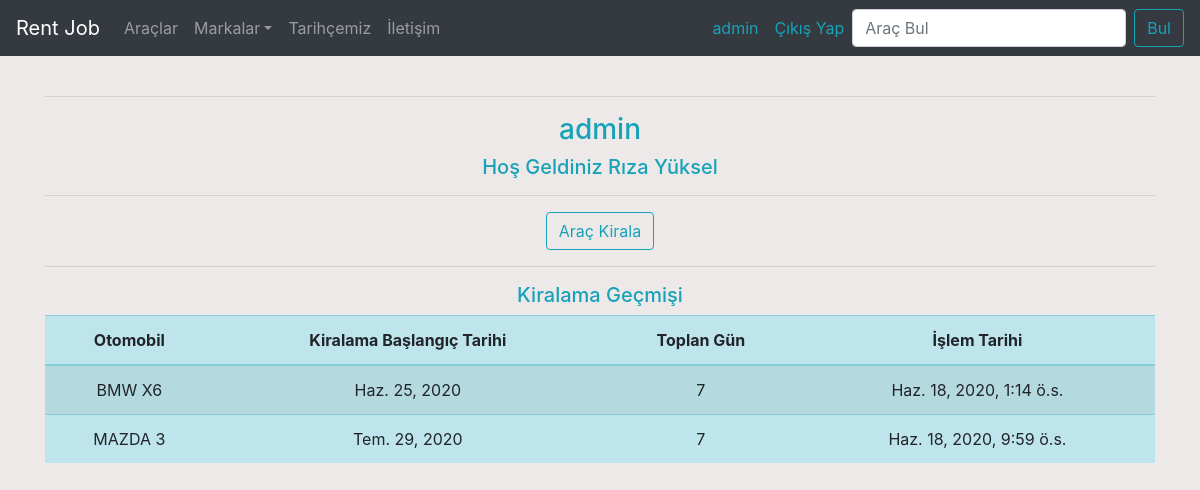
The app's page /user/profile/ (signed in) with its own data.
### Rent/models.py (models this page shows)
class Rent(models.Model):
    renter = models.ForeignKey("auth.User", on_delete = models.CASCADE, verbose_name="Kiralayan Kullanıcı")
    rentedCar = models.ForeignKey("Autos.Autos", on_delete = models.CASCADE, verbose_name="Kiralanan Otomobil")
    rentalDate = models.DateField(verbose_name="Kiralanma Tarihi (Gün/Ay/Yıl)")
    totalDays = models.IntegerField(verbose_name="Gün Sayısı")
    transactionDate = models.DateTimeField(auto_now_add=True, verbose_name="İşlem Tarihi")
    class Meta:
        verbose_name_plural = "Kiralamalar"

### Autos/models.py (models this page shows)
class Autos(models.Model): #otomobiller tablosu
    title = models.CharField(max_length=100, verbose_name="Başlık")
    trademark = models.CharField(max_length=50, verbose_name="Marka")
    model = models.CharField(max_length=50, verbose_name="Model")
    year = models.CharField(max_length=10, verbose_name="Yıl")
    gear = models.CharField(max_length=20, verbose_name="Vites")
    fuel = models.CharField(max_length=20, verbose_name="Yakıt")
    carClass = models.CharField(max_length=30, verbose_name="Sınıf")
    horsePower = models.CharField(max_length=5, verbose_name="Beygir Gücü")
    baggageVolume = models.CharField(max_length=15,verbose_name="Bagaj Hacmi")
    price = models.IntegerField(verbose_name="Günlük Ücret")
    autoImage = models.FileField(blank=True, null=True, verbose_name="Otomobilin Resmini Ekleyin")
    def __str__(self):
        return self.title
    class Meta:
        verbose_name_plural = "Otomobiller"

### User/views.py (the view)
# urls.py: path('profile/', views.userProfile, name="profile") #Profil
def userProfile(request):
    rents = Rent.objects.filter(renter = request.user)
    context = {
        "rents" : rents
    }
    return render(request,"profile.html",context)

### templates/profile.html (shortened to what this page needs)
{%extends "layout.html"%}
{%block body%}
{% load crispy_forms_tags %}
<hr>
<h3 style="text-align: center;" class="text-info">{{request.user.username}}</h3>
<h5 style="text-align: center;" class="text-info">Hoş Geldiniz {{request.user.first_name}} {{request.user.last_name}}</h5>
<hr>
<div class="text-center">
    <a class="btn btn-outline-info" href="{% url 'Autos:allcars'%}">Araç Kirala</a>
</div>
<hr>
<h5 style="text-align: center;" class="text-info">Kiralama Geçmişi</h5>
{%if rents%}
<div class="text-center">
    <table class="table table-striped table-info">
        <thead>
          <tr>
            <th scope="col">Otomobil</th>
            <th scope="col">Kiralama Başlangıç Tarihi</th>
            <th scope="col">Toplan Gün</th>
            <th scope="col">İşlem Tarihi</th>
          </tr>
        </thead>
        <tbody>
            {%for rent in rents %}
                <tr>
                    <td>{{rent.rentedCar}}</td>
                    <td>{{rent.rentalDate}}</td>
                    <td>{{rent.totalDays}}</td>
                    <td>{{rent.transactionDate}}</td>
                </tr>
            {%endfor%}
        </tbody>
    </table>
</div>
{%else%}
<div class="alert alert-info">Henüz bir araç kiralamadınız.</div>
{%endif%}
{%endblock body%}

### templates/layout.html (shortened to what this page needs)
<!DOCTYPE html>
{%load static%}
<html lang="en">
<head>
    <link rel="stylesheet" href="{% static 'css/bootstrap.min.css'%}">
    <link rel="stylesheet" href="{% static 'css/bootstrap.css'%}">
</head>
<body style="background-color: rgb(238, 233, 233);">
    {%include "includes/navbar.html"%}
    <br>
    <div class="container">
        {%block body%}
        {%endblock body%}
    </div>
</body>
</html>

### templates/includes/navbar.html (shortened to what this page needs)
<nav class="navbar navbar-expand-lg navbar-dark bg-dark">
        <a class="navbar-brand" href="{% url 'index'%}">Rent Job</a>
        <div class="navbar-collapse collapse" id="navbarColor01">
          <ul class="navbar-nav mr-auto">
            <li class="nav-item">
              <a class="nav-link" href="{% url 'Autos:allcars'%}">Araçlar</a>
            </li>
            <li class="nav-item dropdown">
                    <a class="nav-link dropdown-toggle" id="navbarDropdownMenuLink" data-toggle="dropdown"
                      aria-haspopup="true" aria-expanded="false">Markalar</a>
              </li>
              <li class="nav-item">
                <a class="nav-link" href="{% url 'history'%}">Tarihçemiz</a>
              </li>
              <li class="nav-item">
                <a class="nav-link" href="{% url 'office'%}">İletişim</a>
              </li>
          </ul>
          <ul class="navbar-nav ml-auto">
              {% if request.user.is_authenticated %}
                <li class="nav-item">
                  <a class="nav-link text-info" href="{% url 'User:profile'%}">{{request.user.username}}</a>
                </li>
                <li class="nav-item">
                  <a class="nav-link text-info" href="{% url 'User:logout'%}">Çıkış Yap</a>
                </li>
              {% endif %}
          </ul>
          <form class="form-inline" method="GET" action="{% url 'Search:search'%}">
            <div class="form-group">
            <input class="form-control mr-sm-2" name="keyword" type="text" placeholder="Araç Bul" aria-label="Search">
            <button class="btn btn-outline-info my-2 my-sm-0" type="submit">Bul</button>
            </div>
          </form>
        </div>
      </nav>

### records on screen
Rent: rentedCar "BMW X6", rentalDate "Haz. 25, 2020", totalDays "7", transactionDate "Haz. 18, 2020, 1:14 ö.s."
Rent: rentedCar "MAZDA 3", rentalDate "Tem. 29, 2020", totalDays "7", transactionDate "Haz. 18, 2020, 9:59 ö.s."

### other values on screen
{{ request.user.username }} "admin"
{{ request.user.first_name }} "Rıza"
{{ request.user.last_name }} "Yüksel"
